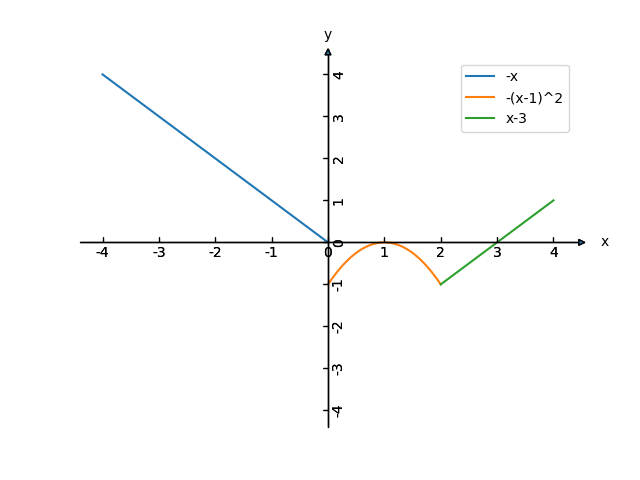

This figure's Python source:
#!/usr/bin/env python3

from mpl_toolkits.axes_grid.axislines import SubplotZero
from matplotlib.transforms import BlendedGenericTransform
import matplotlib.patches as mpatches
import matplotlib.pyplot as plt
import numpy as np


if __name__ == '__main__':

    fig = plt.figure(1)
    ax = SubplotZero(fig, 1, 1, 1)

    fig.add_subplot(ax)

    labels = range(-4,5)
    plt.plot(labels, labels, color="w")


    ax.axhline(linewidth=.7, color="black")
    ax.axvline(linewidth=.7, color="black")

    ax.text(0, 1.05, 'y', transform=BlendedGenericTransform(ax.transData, ax.transAxes), ha='center')
    ax.text(1.05, 0, 'x', transform=BlendedGenericTransform(ax.transAxes, ax.transData), va='center')
    #
    for direction in ["xzero", "yzero"]:
        ax.axis[direction].set_axisline_style("-|>")
        ax.axis[direction].set_visible(True)

    for direction in ["left", "right", "bottom", "top"]:
        ax.axis[direction].set_visible(False)

    for label in ax.get_ymajorticklabels():
        label.set_rotation(123)

    x = np.linspace(-4, 0, 100) # x < 0
    f1, = ax.plot(x, -(x), label="-x")

    x = np.linspace(0, 2, 10000) # x < 0
    x = x[1:len(x)-1]
    f2, = ax.plot(x, -(x-1)**2, label="-(x-1)^2")
    #
    x = np.linspace(2, 4, 100) # x < 0
    f3, = ax.plot(x, (x-3), label="x-3")

    plt.legend(handles=[f1,f2,f3], loc=1)

    plt.show()
